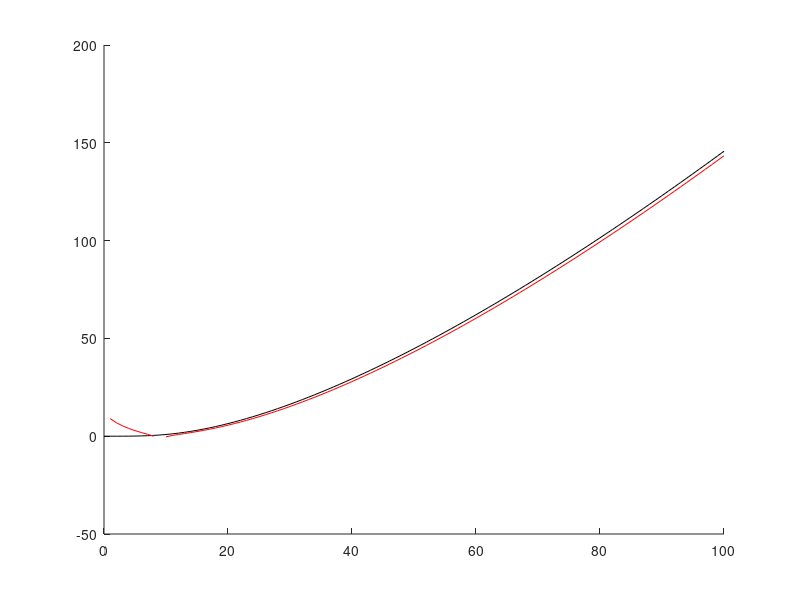

This chart was generated by the following MATLAB code:
figure
hold on
lambda = 10;
k = 0:100;
%ppoisson = lambda.^k*exp(-lambda)./factorial(k);
lpoiss = -log(poisscdf(k,lambda,'upper'));
lgauss = -log(normcdf(k,lambda,sqrt(lambda),'upper'));
plot(k,lpoiss,'k-')
%plot(k,lgauss,'r-')

%approx =  -exp(-lambda) * (lambda.^(k+1)) ./ sqrt(2*pi*(k+1)).* (k+1/exp(1)).^(k+1)
approx =  (-k+lambda) - k .*log(lambda./k) - log(k+1) + ...
    log(sqrt(2*pi*k)) + log(k+1-lambda);    
plot(k,approx,'r-')


